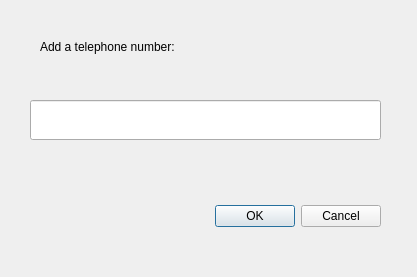
<?xml version="1.0" encoding="UTF-8"?>
<ui version="4.0">
 <class>Dialog</class>
 <widget class="QDialog" name="Dialog">
  <property name="geometry">
   <rect>
    <x>0</x>
    <y>0</y>
    <width>417</width>
    <height>277</height>
   </rect>
  </property>
  <property name="windowTitle">
   <string>Dialog</string>
  </property>
  <widget class="QDialogButtonBox" name="buttonBox_addconfirm">
   <property name="geometry">
    <rect>
     <x>40</x>
     <y>200</y>
     <width>341</width>
     <height>32</height>
    </rect>
   </property>
   <property name="orientation">
    <enum>Qt::Horizontal</enum>
   </property>
   <property name="standardButtons">
    <set>QDialogButtonBox::Cancel|QDialogButtonBox::Ok</set>
   </property>
  </widget>
  <widget class="QLabel" name="label_add_tel">
   <property name="geometry">
    <rect>
     <x>40</x>
     <y>30</y>
     <width>341</width>
     <height>34</height>
    </rect>
   </property>
   <property name="text">
    <string>Add a telephone number:</string>
   </property>
  </widget>
  <widget class="QLineEdit" name="lineEdit_tel">
   <property name="geometry">
    <rect>
     <x>30</x>
     <y>100</y>
     <width>351</width>
     <height>40</height>
    </rect>
   </property>
  </widget>
 </widget>
 <resources/>
 <connections>
  <connection>
   <sender>buttonBox_addconfirm</sender>
   <signal>accepted()</signal>
   <receiver>Dialog</receiver>
   <slot>accept()</slot>
   <hints>
    <hint type="sourcelabel">
     <x>248</x>
     <y>254</y>
    </hint>
    <hint type="destinationlabel">
     <x>157</x>
     <y>274</y>
    </hint>
   </hints>
  </connection>
  <connection>
   <sender>buttonBox_addconfirm</sender>
   <signal>rejected()</signal>
   <receiver>Dialog</receiver>
   <slot>reject()</slot>
   <hints>
    <hint type="sourcelabel">
     <x>316</x>
     <y>260</y>
    </hint>
    <hint type="destinationlabel">
     <x>286</x>
     <y>274</y>
    </hint>
   </hints>
  </connection>
 </connections>
</ui>
